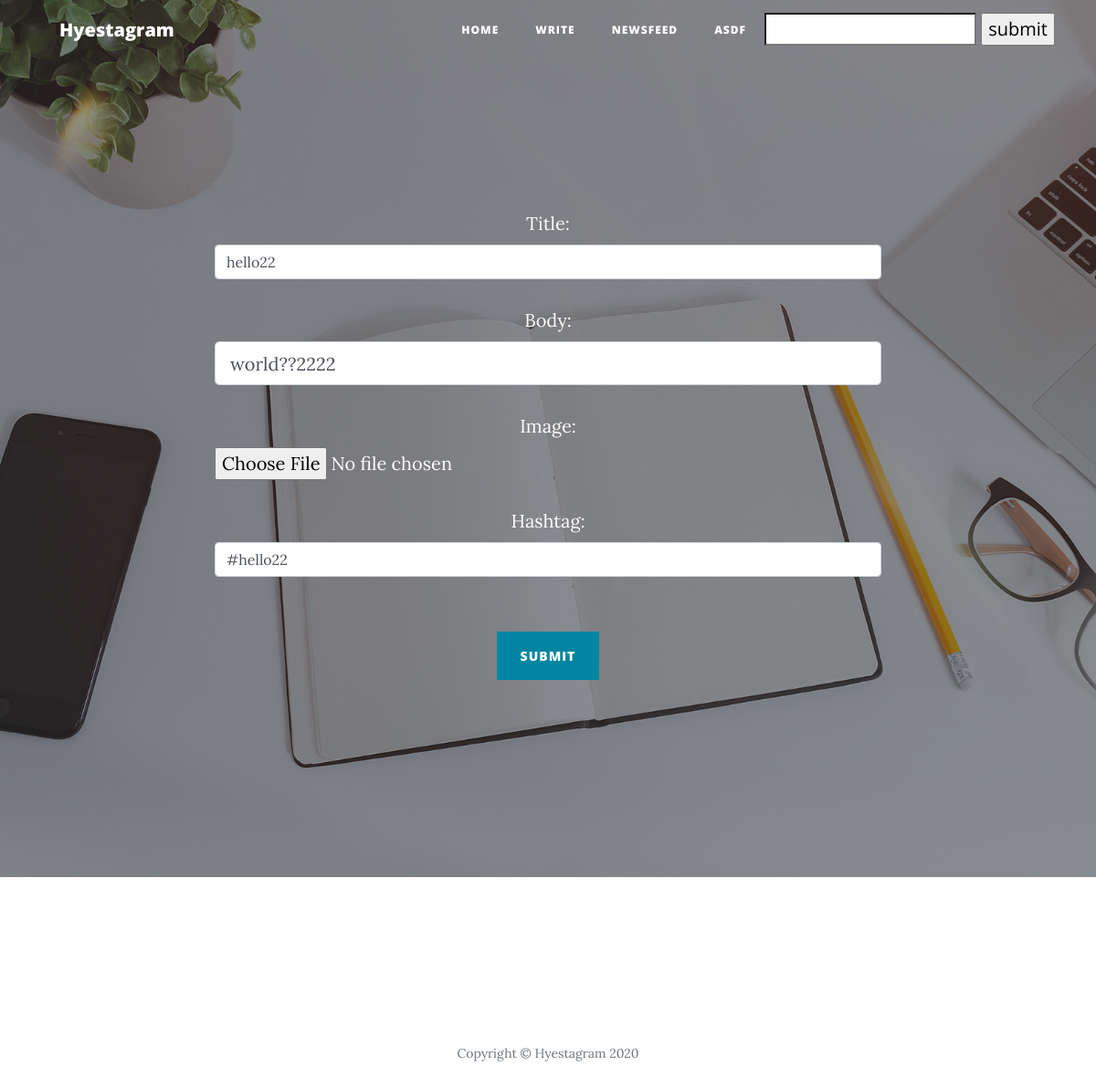
Page /edit/38 (signed in) on the earlier database version.
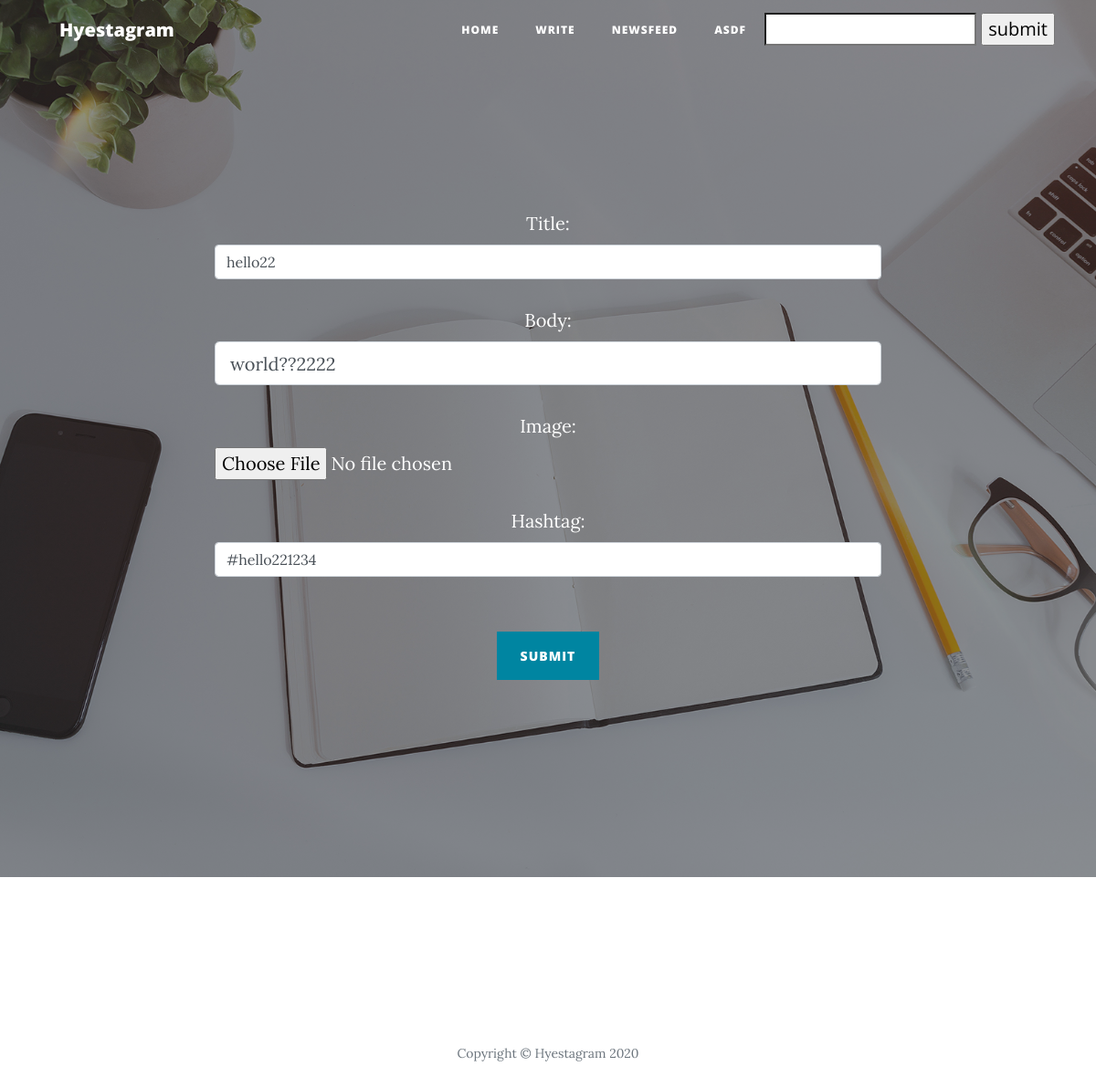
Same page on the later database version.
### app/models.py (models this page shows, shortened)
class Post(models.Model):
    title = models.CharField(max_length=200)
    date = models.DateTimeField('date published')
    body = models.TextField()
    writer = models.ForeignKey(settings.AUTH_USER_MODEL, on_delete=models.CASCADE, related_name="writer", default="")
    image = models.ImageField(upload_to='images/', blank=True)
    hashtag = models.CharField(max_length=200, blank=True)
    hashtags = models.ManyToManyField('Hashtag', blank=True)
    likes = models.ManyToManyField(settings.AUTH_USER_MODEL, related_name="likes")

### app/views.py (the view)
# urls.py: path('edit/<int:pk>', app.views.edit, name='edit'),
def edit(request, pk):
    edit_post = get_object_or_404(Post, pk=pk)
    if edit_post.writer != request.user:
        return error(request, "You can edit your own post")
    if request.method == 'POST':
        form = PostForm(request.POST, request.FILES, instance=edit_post)
        if form.is_valid():
            post = form.save(commit=False)
            post.date = timezone.now()
            post.writer = request.user
            post.hashtags.clear()
            tags = form.cleaned_data['hashtag']
            str_tags = tags.split('#')
            list_tags = list()
            for tag in str_tags:
                hashtag = HashtagForm().save(commit=False)
                if Hashtag.objects.filter(name=tag):
                    list_tags.append(Hashtag.objects.get(name=tag))
                else:
                    hashtag.name = tag
                    hashtag.save()
                    list_tags.append(hashtag)
            post.save()
            post.hashtags.add(*list_tags)
            return redirect('home')
    else:
        form = PostForm(instance=edit_post)
        return render(request, 'app/edit.html', {'form': form})

### app/forms.py
class PostForm(forms.ModelForm):
    class Meta:
        model = Post
        fields = ['title', 'body', 'image', 'hashtag']
        widgets = {
            'title': forms.TextInput(attrs={'class': 'form-control'}),
            'body': forms.TextInput(attrs={'class': 'form-control form-control-lg'}),
            'image': forms.FileInput(attrs={'class': 'form-control-file'}),
            'hashtag': forms.TextInput(attrs={'class': 'form-control'})
        }

### app/templates/app/edit.html (shortened to what this page needs)
{% extends "app/base.html" %}
{% block footer %}
<header class="masthead" style="background-image: url('img/home-bg.jpg')">
<div class="overlay"></div>
<div class="container">
  <div class="row">
    <div class="col-lg-8 col-md-10 mx-auto">
      <div class="site-heading">
        <div class="form-group">
                <form method='POST' enctype="multipart/form-data">
                <table>
                    {{form.as_p}}
                </table>
                <br>
                <button type="submit" class="btn btn-primary">Submit</button>
                </form>
          </div>
      </div>
    </div>
  </div>
</div>
</header>
{{ block.super }}
{% endblock %}

Differences in the rows shown:
changed Post "hello22": hashtag "#hello22" → "#hello221234"
